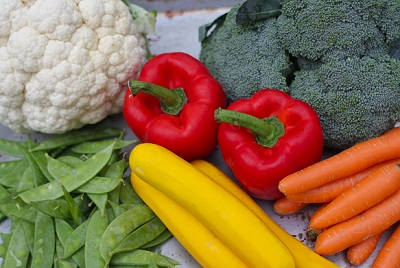
#> input picture hw4/MixedVegetables.jpg, 400 x 268 px, found by its file name
$ python hw4_region_merging.py   (Python 2 division)
#> lines starting #> are read from the running program, lines starting #| are printed output that depends on the picture; after the words box and inside, x2 and y2 are one past the last pixel; in counts of white or black regions, pixels touching at a corner belong together
import numpy as np
import cv2
from matplotlib import pyplot as plt
from scipy import signal

#Load an color image in grayscale
img = cv2.imread('/Users/chenshihchia/Desktop/CSE 573 CV/homework/hw4/MixedVegetables.jpg', 0)
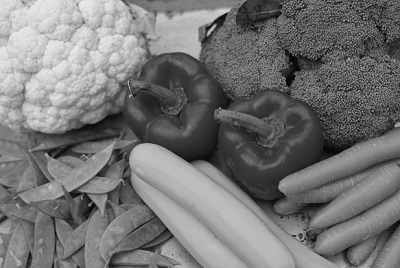
#> img: shape (268, 400); min 0, max 237, mean 117.2
print img
#> (printed output is left out)
#print type(img) #get the type of img

R = img.shape[0]    #row
#> R = 268
C = img.shape[1]    #column
#> C = 400

img2 = [[0 for x in range(2*C-1)] for y in range(2*R-1)]
img2 = np.asarray(img2)
#print img2.shape[0]
#print img2.shape[1]
k = 0
h = 0

for i in range(0,2*R,2):
    for j in range(0,2*C,2):
        img2[i][j] = img[k][h]
        h = h+1
    k = k+1
    h = 0
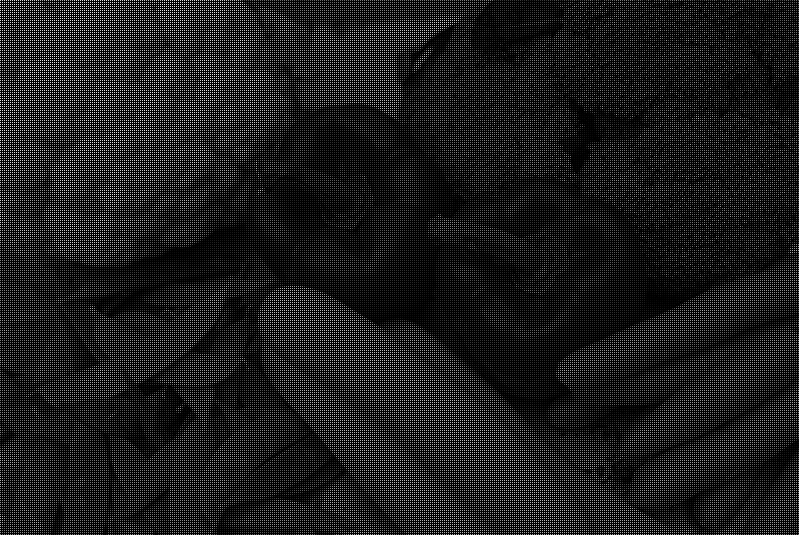
#> img2: shape (535, 799) int64; min 0, max 237, mean 29.4
#> after the loop, k = 268

k = 0
h = 0
for i in range(0,R,1):
    for j in range(1,C,1):
        if img[k][h]>img[k][h+1] :
            img2[2*i][2*j-1] = img[k][h] - img[k][h+1]
        else :
            img2[2*i][2*j-1] = img[k][h+1] - img[k][h]
        h = h+1
    h = 0
    k = k+1
#> after the loop, k = 268

k = 0
h = 0
for i in range(1,2*R-1,2):
    for j in range(0,2*C,2):
        if img[k][h] > img[k+1][h] :
            img2[i][j] = img[k][h] - img[k+1][h]
        else:
            img2[i][j] = img[k+1][h] - img[k][h]
        h = h+1
    h = 0
    k = k+1
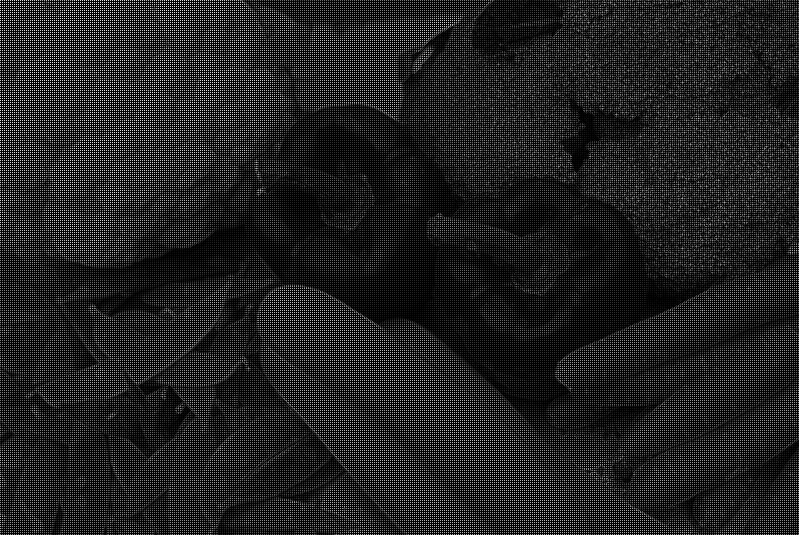
#> img2: shape (535, 799) int64; min 0, max 237, mean 34.5
#> after the loop, k = 267

print img2
#> (printed output is left out)


#show images
plt.subplot(121),plt.imshow(img, cmap = 'gray')
plt.title('Input Image'), plt.xticks([]), plt.yticks([])
plt.subplot(122),plt.imshow(img2, cmap = 'gray')
plt.title('crack edge Image'), plt.xticks([]), plt.yticks([])
plt.show()
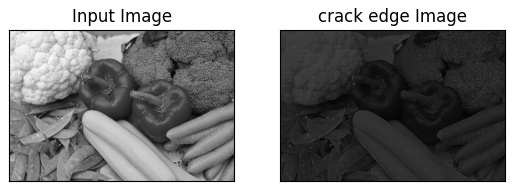
#> figure drawn by matplotlib, 2 panels
